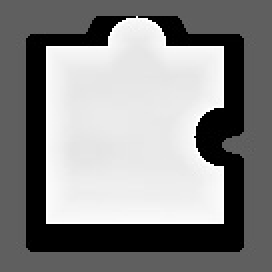
#> input picture temp.jpg, 136 x 136 px (shown 2 times larger)
$ python -i graph.py   (imports and definitions only)   (older library calls are emulated)
#> lines starting #> are read from the running program, lines starting #| are printed output that depends on the picture; after the words box and inside, x2 and y2 are one past the last pixel; in counts of white or black regions, pixels touching at a corner belong together; pictures that were not available may be replaced by others from this repository, and a replacement may not be noted
#> further down, picture is the input picture: shape (136, 136); min 0, max 255, mean 134.7
import base64
import time
import cv2
from urllib.request import urlretrieve

from selenium.webdriver.common.by import By

GAUSSIAN_BLUR_KERNEL_SIZE = (5, 5)
GAUSSIAN_BLUR_SIGMA_X = 0
CANNY_THRESHOLD1 = 200
CANNY_THRESHOLD2 = 450


class Graph:
    def __init__(self, source):
        self.source = source
        self.img_dir = "../img/"
        self.slide = f"{self.img_dir}{self.source}_slide.png"
        self.background = f"{self.img_dir}{self.source}_background.png"
        self.rectangle = f"{self.img_dir}{self.source}_rectangle.png"
        self.position = f"{self.img_dir}{self.source}_position.png"

    # [81 lines left out: functions run, download_canvas, download_src, pre_attach, not called in this run]

    def identify_gap(self):
        """
        bg: 背景图片
        tp: 处理过后的缺口图片
        out:输出图片
        """
        # 读取背景图片和缺口图片
        bg_img = cv2.imread(self.background)  # 背景图片
        tp_img = cv2.imread(self.rectangle)  # 缺口图片
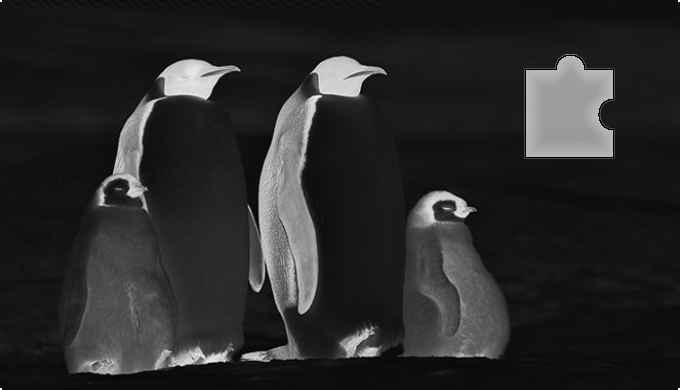
#> input picture targ.jpg, 680 x 390 px, given in place of  95 95 ... 95 95 95]
 [95 95 95 ... 95 95 95]]_rectangle.png, which was not available
#> tp_img is the input picture: shape (390, 680, 3); min 0, max 255, mean 41.8

        # 识别图片边缘
        bg_edge = cv2.Canny(bg_img, 100, 200)
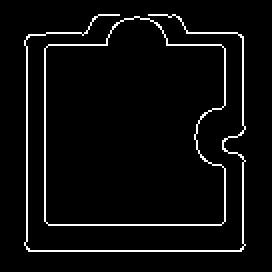
#> bg_edge: shape (136, 136) (shown 2 times larger); 4.5% white in thin lines or dots, all inside (x1, y1, x2, y2) = (12, 7, 123, 126)
        tp_edge = cv2.Canny(tp_img, 100, 200)
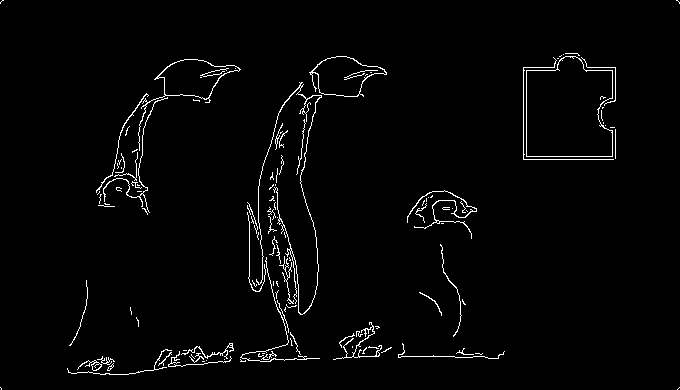
#> tp_edge: shape (390, 680); 2.2% white in thin lines or dots

        # 转换图片格式
        bg_pic = cv2.cvtColor(bg_edge, cv2.COLOR_GRAY2RGB)
        tp_pic = cv2.cvtColor(tp_edge, cv2.COLOR_GRAY2RGB)
#> tp_pic: shape (390, 680, 3); 2.2% white in thin lines or dots

        # 缺口匹配
        res = cv2.matchTemplate(bg_pic, tp_pic, cv2.TM_CCOEFF_NORMED)
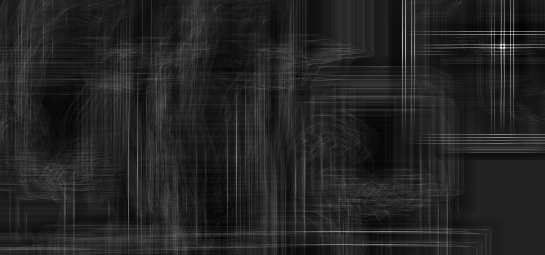
#> res: shape (255, 545) float32; min -0.0393, max 0.241, mean 0.000158; drawn with min black and max white
        min_val, max_val, min_loc, max_loc = cv2.minMaxLoc(res)  # 寻找最优匹配
#> min_val = -0.0393; max_val = 0.241; min_loc = (502, 46); max_loc = (504, 47)

        # 绘制方框
        th, tw = tp_pic.shape[:2]
#> th = 390; tw = 680
        # print(th, tw)
        tl = max_loc  # 左上角点的坐标
#> tl = (504, 47)
        # print(tl)
        br = (tl[0] + tw, tl[1] + th)  # 右下角点的坐标
#> br = (1184, 437)
        cv2.rectangle(bg_img, tl, br, (0, 0, 255), 2)  # 绘制矩形
        cv2.imwrite(self.position, bg_img)  # 保存在本地

        # 返回缺口的X坐标
        print("缺口的x坐标是：", tl[0])
#| 缺口的x坐标是： 504
        return tl[0]

    # [6 lines left out: function get_gaussian_blur_image, not called in this run]

    def get_canny_image(self, image):
        return cv2.Canny(image, CANNY_THRESHOLD1, CANNY_THRESHOLD2)

    # [4 lines left out: function get_contours, not called in this run]


# [3 lines not run here, left out]

>>> import cv2
>>> picture = cv2.imread('../temp.jpg', cv2.IMREAD_GRAYSCALE)
>>> result = Graph(picture).identify_gap()
#> result = 504
